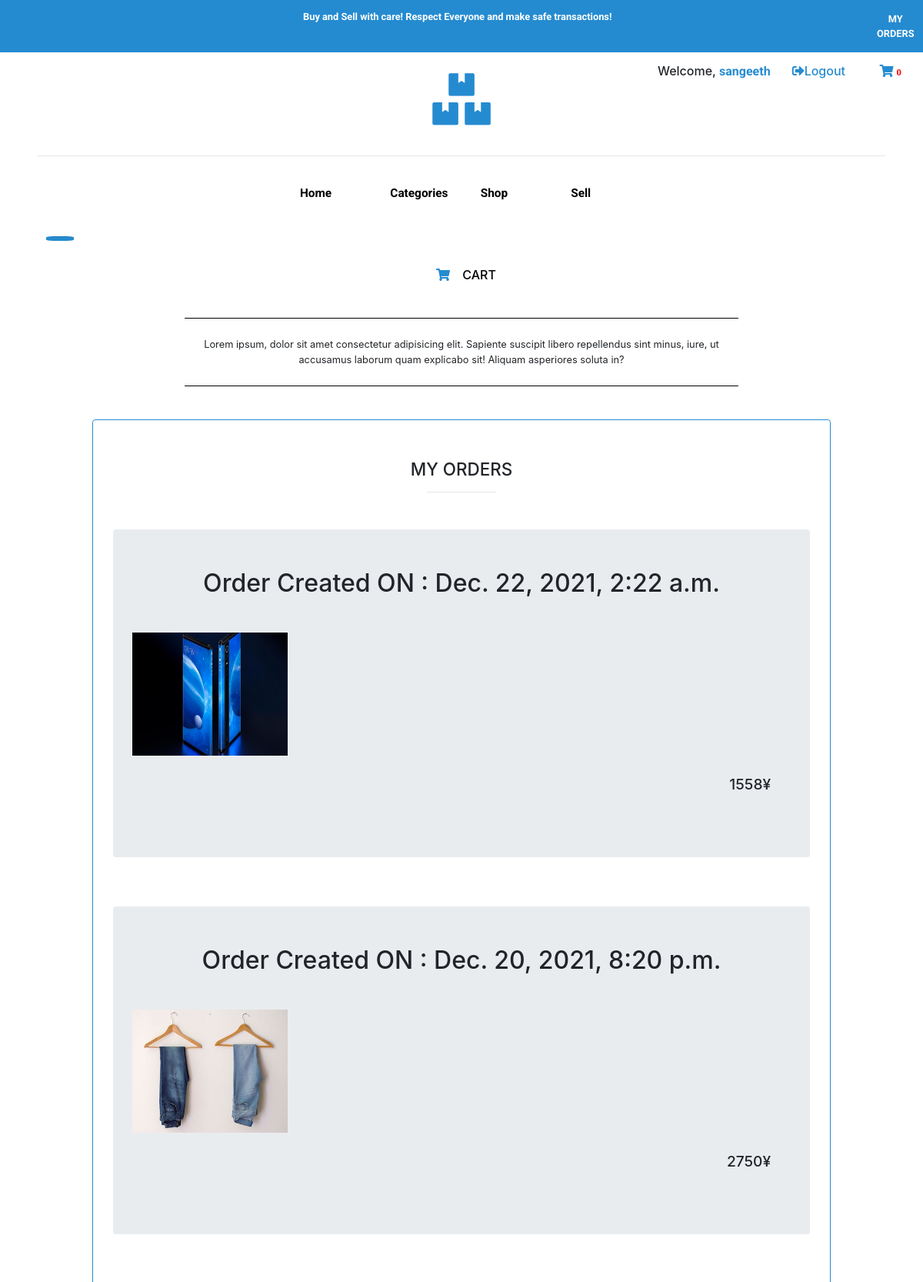
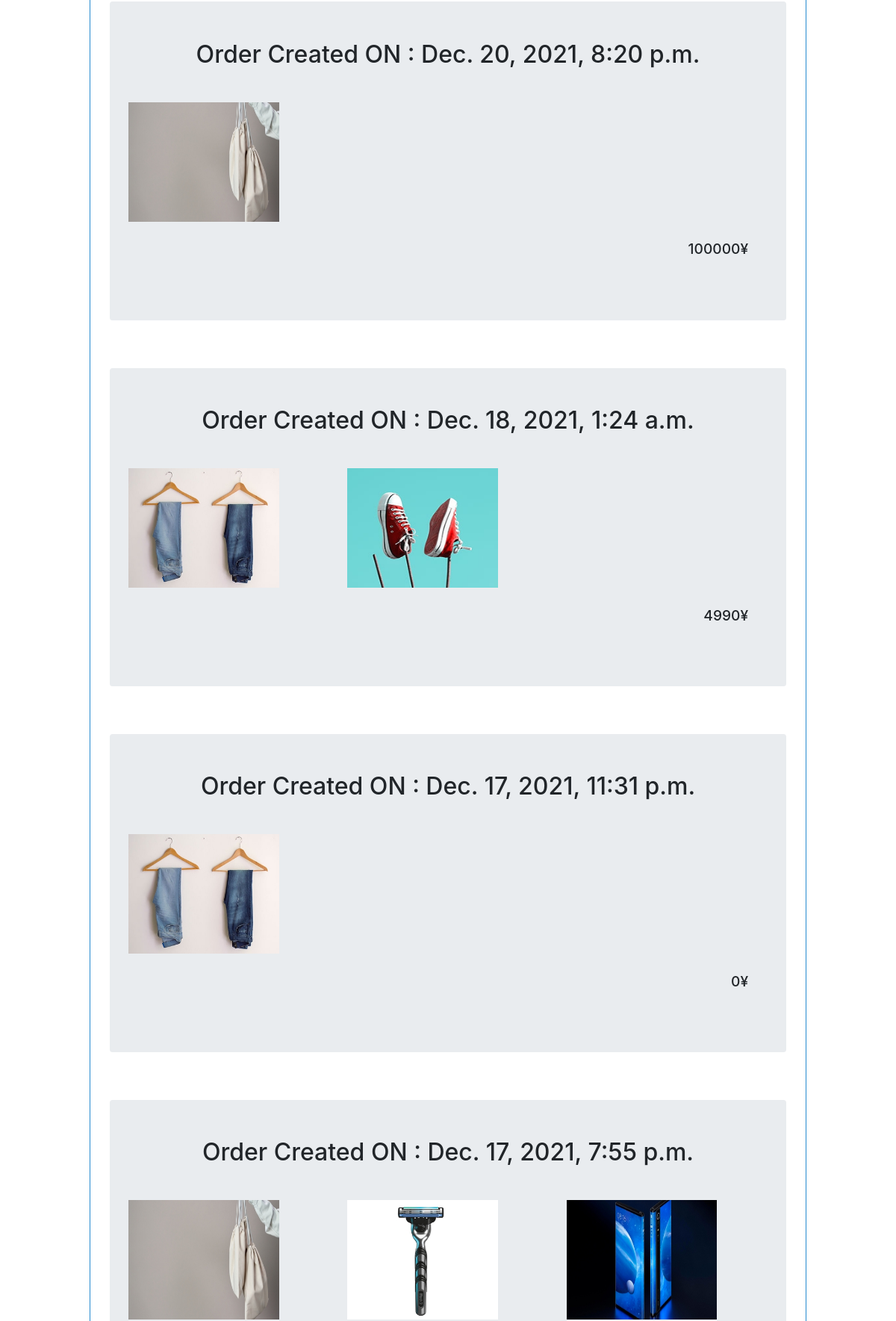
The page /cart/view_orders (signed in, upper part) on the database its author committed (2 pictures, top to bottom).
### cart/models.py (models this page shows, shortened)
class order(models.Model):
    id = models.AutoField(primary_key=True)
    order_products = models.ManyToManyField(shop_products, related_name="order_pdts")
    created_by = models.ForeignKey(User, on_delete=models.CASCADE)
    created_at = models.DateTimeField(blank = True, null=True)
    order_status = models.CharField(max_length=7, default = "pending")
    order_cost = models.IntegerField(default = 0)

### product/models.py (models this page shows, shortened)
class shop_products(models.Model):
    id = models.AutoField(primary_key=True)
    shop_product_name = models.CharField(max_length=100, default = "Unnamed", blank=True, null=True)
    shop_product_desc = models.CharField(max_length=500, default= " No Description Available! ", blank=True, null=True)
    shop_product_cost = models.IntegerField(blank=True, null=True)
    category = models.ManyToManyField(shop_categories, related_name="product_cat")
    created_at = models.DateTimeField(null=True , auto_now_add=True)
    created_by = models.ForeignKey(User, default = ADMIN_USER_ID, on_delete=models.CASCADE)
    shop_product_image = ResizedImageField(size=[370, 530], upload_to="shop_product_images", default = "default_shop_product", blank=True, null=True)
    shop_product_image2 = ResizedImageField(size=[370, 530], upload_to="shop_product_images",  blank=True, null=True)
    shop_product_image3 = ResizedImageField(size=[370, 530], upload_to="shop_product_images",  blank=True, null=True)
    shop_product_image4 = ResizedImageField(size=[370, 530], upload_to="shop_product_images",  blank=True, null=True)

### cart/views.py (the view)
# urls.py: path('view_orders', views.view_orders , name = "view_orders"),
@login_required
def view_orders(request):
    orders = order.objects.all().filter(created_by = request.user).order_by('-created_at')
    context = {
        'orders' : orders
    }
    return render(request, 'cart/orders.html' , context)

### cart/context_processors.py (called while the page is built)
def cart_count_context_processor(request):
    if request.user.is_authenticated:
        print('context processor main')
        cart_count = cart.objects.all().filter(cart_user = request.user, cart_status = "pending").count()
        return {'cart_count' : cart_count}
    else:
        print('context processor else')
        return {'cart_count' : 1}

### templates/cart/orders.html (shortened to what this page needs)
<!DOCTYPE html>
{% extends "base.html" %}
{% load static %}
{% block body %}
<br>
<div class="featured-title">
    <hr class="featured-hrline" >
    <div class="featured-header">
        <h5><i class="fas fa-shopping-cart cart-icon"></i> CART </h5>
    </div>
    <div class="featured-text">
        Lorem ipsum, dolor sit amet consectetur adipisicing elit. Sapiente suscipit libero repellendus sint minus, iure, ut accusamus laborum quam explicabo sit! Aliquam asperiores soluta in?
    </div>
</div>
    <br>
    <div class="all_categories">
        <div class="jumbotron all_categories_jumbo">
            <div class="row">
                <h3 style="text-align: center; width: 100%; ">MY ORDERS</h3>
            </div>
            <hr style="width: 10%; margin: 1% 45%">
            <br><br>
                {% for ord in orders %}
                <div class="jumbotron">
                    <div class="col-lg-12">
                        <h1 style="text-align: center;">Order Created ON : {{ ord.created_at }}</h1>
                    </div>
                    <br><br>
                    <div class="row">
                        {% for pdtimg in ord.order_products.all %}
                            <div class="col-lg-4">
                                <a href="{% url 'product:shop_product_detail' pdtimg.id %}"><img class="order_image" src="{{pdtimg.shop_product_image.url}}" alt="broken"></a>
                            </div>
                        {% endfor %}
                    </div>
                    <div class="cart_total"><h4>{{ord.order_cost}}¥</h4></div>
                </div>
                <br><br>
                {% endfor %}
            </div>
        </div>
    </div>
{% endblock %}

### templates/base.html (shortened to what this page needs)
<!DOCTYPE html>
{% load static %}
<html lang="en">
<head>
    <link rel="stylesheet" href="https://stackpath.bootstrapcdn.com/bootstrap/4.1.3/css/bootstrap.min.css">
    <link rel="stylesheet" href="{% static 'css/base.css' %}">
</head>
<body>
<div class="row nav">
    {% if user.is_authenticated %}
        <div class="col-lg-11 nav-infobar">
            <p class="nav-infobar-text">Buy and Sell with care! Respect Everyone and make safe transactions!</p>
        </div>
        <div class="col-lg-1 nav-infobar">
            <a href="{% url 'cart:view_orders' %}" style="text-decoration: none !important;"><p class="nav-infobar-text orders" >MY ORDERS</p></a>
        </div>
    {% else %}
        <div class="col-lg-12 nav-infobar">
            <p class="nav-infobar-text">Buy and Sell with care! Respect Everyone and make safe transactions!</p>
        </div>
    {% endif %}
    <div class="authentication">
        {% if user.is_authenticated %}
            <h5 class="welcomeuser"> Welcome, <span style="color: rgb(37, 139, 208); font-family: 'Roboto', sans-serif;font-weight: bold;">{{user.username}}</span><a href="{% url 'registration:signout' %}" class="logout"><i class="fas fa-sign-out-alt"></i>Logout</a> <span class="cart-icon-span"><a class="cart-link" href="{% url 'cart:cart_home'%}"><i class="fas fa-shopping-cart cart-icon"> <span class="cart-count" > {{cart_count}} </span> </span></i></a></h5>
        {% endif %}
    </div>
    <div class="nav-logo">
        <h3><a href="/"><i class="fas fa-3x fa-boxes nav-logo-image"></i></a></h3><br>
    </div>
    <hr class="logo-hr">
    <div class="col-lg-12">
        <nav class="navbar navbar-expand-lg navs">
                <div class="row nav-items-row">
                    <div class="col-lg-3">
                        <li class="nav-item active">
                            <a class="nav-link" href="/"> Home <span class="sr-only">(current)</span></a>
                        </li>
                    </div>
                    <div class="col-lg-3">
                        <li class="nav-item">
                            <a class="nav-link" href="{% url 'homepage:categories' %}">Categories</a>
                        </li>
                    </div>
                    <div class="col-lg-3">
                        <li class="nav-item">
                            <a class="nav-link" href=" {% url 'product:shop' %}">Shop</a>
                        </li>
                    </div>
                    <div class="col-lg-3">
                        <li class="nav-item">
                            <a class="nav-link" href="{% url 'product:sell' %}">Sell</a>
                        </li>
                    </div>
                </div>
        </nav>
    </div>
</div>
<div class="body">
    {% block body %}
    {% endblock %}
<br><br>
<link rel="stylesheet" href="https://pro.fontawesome.com/releases/v5.10.0/css/all.css"/>
</body>
</html>

### static/css/base.css (style rules this page uses)
html { margin: 0%; padding: 0%; overflow-x: hidden; }
hr { margin: 0%; padding: 0%; }
.nav-infobar { background-color: rgb(37, 139, 208); position: relative; padding: 1%; }
.nav-infobar-text { font-family: 'Roboto', sans-serif; margin: 0%; margin-left: 8.33%; text-align: center; font-size: 1em; color: white; font-weight: bold; }
.orders { padding: 3px; }
.authentication { display: inline-block; width: 100%; padding: 5px; margin-bottom: -10%; z-index: 1; }
.welcomeuser { margin-right: 1%; text-align: right; }
.logout { padding: 5px; margin: 0% 2%; color: rgb(37, 139, 208); }
.cart-link { text-decoration: none !important; }
.cart-icon-span { margin-right: 1%; }
.cart-icon { color: rgb(37, 139, 208); padding: 1%; border-radius: 7%; }
.cart-count { color: red; font-size: 2vh; }
.nav-logo { padding: 0%; height: 20%; width: 20%; margin: 1% 40%; margin-bottom: 0%; padding-top: 1%; text-align: center; z-index: 2; }
.logo-hr { margin-top: 1%; padding: 1%; width: 90%; margin-left: 5%; margin-right: 5%; margin-bottom: 0%; }
.nav-logo-image { color: rgb(37, 139, 208); padding: 1%; border-radius: 10px; }
.navs { background-color: white; }
.nav-items-row { width: 40% !important; margin: 0% 30%; }
.nav-link { font-family: 'Roboto', sans-serif; font-weight: bold; font-size: 1.2em; color: black; }
.all_categories { width: 80%; margin: 1% 10%; }
.all_categories_jumbo { background-color: white; border: 1px solid rgb(37, 139, 208); }
.featured-title { display: block; width: 100%; margin: 0% 0%; }
.featured-header { display: inline-block; margin: 1% 5%; }
.featured-text { display: inline-block; width: 60%; margin: 1% 20%; text-align: center; padding : 2% 0%; border-top: 1px solid black; border-bottom: 1px solid black; }
.featured-hrline { width: 3%; height: 0.4em; background-color: rgb(37, 139, 208); margin: 1% 5%; border-radius: 25%; }
.featured-header { display: block; text-align: center; color: black; margin: 2% 0%; }
.cart_total { width: 100%; margin: 0%; text-align: right; padding: 3%; }
.order_image { width: 75%; margin: 0%; min-height: 200px; max-height: 200px; }

### rows shown on the page
order: created_at "Dec. 22, 2021, 2:22 a.m.", order_cost "1558"
shop_products: shop_product_image (picture)
order: created_at "Dec. 20, 2021, 8:20 p.m.", order_cost "2750"
shop_products: shop_product_image (picture)
order: created_at "Dec. 20, 2021, 8:20 p.m.", order_cost "100000"
shop_products: shop_product_image (picture)
order: created_at "Dec. 18, 2021, 1:24 a.m.", order_cost "4990"
shop_products: shop_product_image (picture)
shop_products: shop_product_image (picture)
order: created_at "Dec. 17, 2021, 11:31 p.m.", order_cost "0"
order: created_at "Dec. 17, 2021, 7:55 p.m."
shop_products: shop_product_image (picture)

### other values the page prints
{{ user.username }} "sangeeth"
{{ cart_count }} "0"
